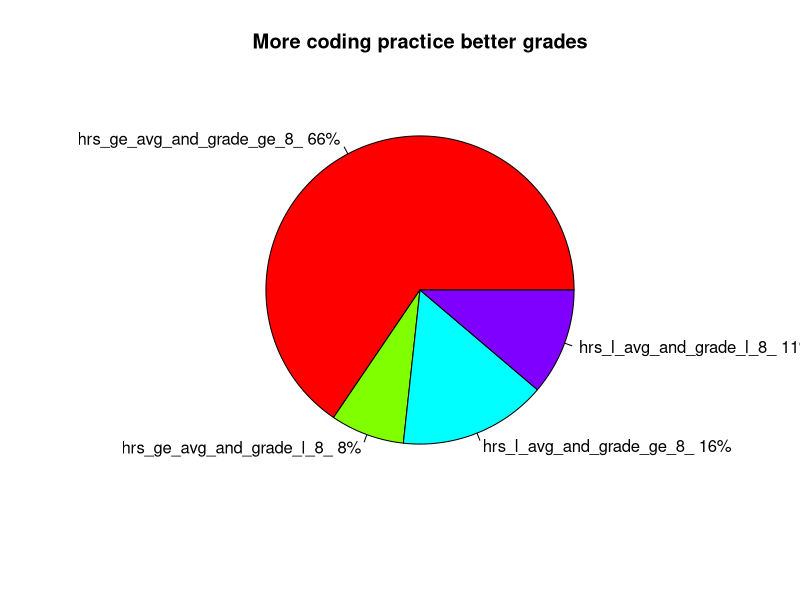

Source code (R):
library(plotrix)
d<-read.csv(file="data_final.csv",skip=1,header = TRUE)
#tt<-d[,16]
n<-NROW(d)#find no of rows in file
avg=0
avg<-sum(d[,16],na.rm=TRUE)
avg=avg/n
avg<-floor(avg)
#avg#avg time each student likely to spend time on coding per week
#assuming better grades are >=8 and good coder practices for avg no of hrs
#four combinations of cases
hrs_g_avg_and_grade_g_8=0#have greater than avg and have both sub sgpa >=8
hrs_g_avg_and_grade_l_8=0#have greater than avg and have both or one of the sub sgpa <8
hrs_l_avg_and_grade_g_8=0#have less than avg and have both sub sgpa >=8
hrs_l_avg_and_grade_l_8=0#have less than avg and have both or one of the sub sgpa <8

for(i in 1:n)
{
  if(d[i,16]>=avg)
  {
    if(d[i,13]>=8 && d[i,14]>=8)
    {
      hrs_g_avg_and_grade_g_8=hrs_g_avg_and_grade_g_8+1
    }
    else
    {
      hrs_g_avg_and_grade_l_8=hrs_g_avg_and_grade_l_8+1 
    }
  }
  else
  {
    if(d[i,13]>=8 && d[i,14]>=8)
    {
      hrs_l_avg_and_grade_g_8=hrs_l_avg_and_grade_g_8+1
    }
    else
    {
      hrs_l_avg_and_grade_l_8=hrs_l_avg_and_grade_l_8+1
    }
  }
}


c_slices<-c(hrs_g_avg_and_grade_g_8,hrs_g_avg_and_grade_l_8,hrs_l_avg_and_grade_g_8,hrs_l_avg_and_grade_l_8)
lbls<-c("hrs_ge_avg_and_grade_ge_8_","hrs_ge_avg_and_grade_l_8_","hrs_l_avg_and_grade_ge_8_","hrs_l_avg_and_grade_l_8_")
pct <- round((c_slices/sum(c_slices))*100)
lbls <- paste(lbls, pct) # add percents (number)to labels
lbls <- paste(lbls,"%",sep="") # ad % at the end
pie(c_slices,labels=lbls,main ="More coding practice better grades",col = rainbow(length(c_slices)))

#print(c_slices)#76  9 18 13

#this pie implies that people who have practised coding more than avg no of hours 
#are likely to get bettter grades
